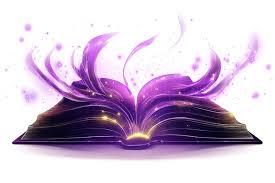
#> input picture assets/images/magic_book.jpg, 275 x 183 px
$ python process_image.py
#> lines starting #> are read from the running program, lines starting #| are printed output that depends on the picture
from PIL import Image

def process_image():
    img = Image.open('assets/images/magic_book.jpg')
#> img is the input picture: PIL image 275x183 RGB; mean R, G, B 208.4, 191.2, 213.6
    img = img.convert("RGBA")
#> img: PIL image 275x183 RGBA

    # 1. 흰색 배경 투명화
    datas = img.getdata()
    newData = []
    tolerance = 230
    for item in datas:
        if item[0] > tolerance and item[1] > tolerance and item[2] > tolerance:
            newData.append((255, 255, 255, 0))
        else:
            newData.append(item)
#> after the loop, newData = 50325 items
    img.putdata(newData)

    # 2. 비율 유지하며 최대한 2048에 맞게 확대
    scale = min(2048 / img.width, 2048 / img.height)
#> scale = 7.45
    new_w = int(img.width * scale)
#> new_w = 2048
    new_h = int(img.height * scale)
#> new_h = 1362
    img_resized = img.resize((new_w, new_h), Image.Resampling.LANCZOS)
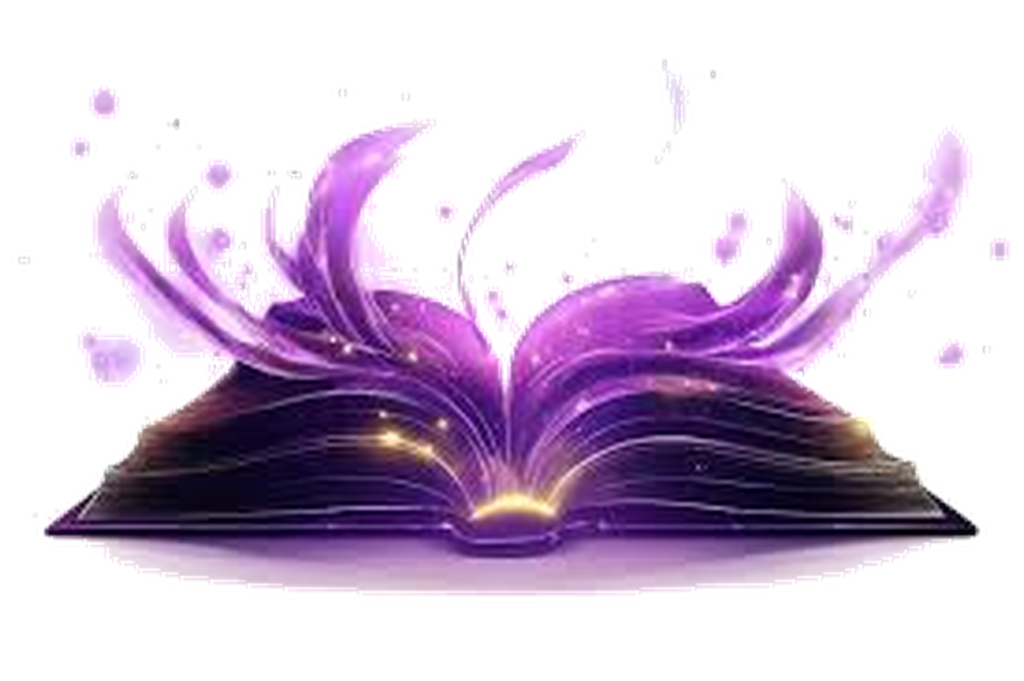
#> img_resized: PIL image 2048x1362 RGBA (shown at 1/2 size); mean R, G, B, A 66.4, 49.4, 71.6, 99.6; transparent parts drawn white

    # 3. 2048x2048 투명 배경 생성 후 정가운데 배치
    final_img = Image.new("RGBA", (2048, 2048), (0, 0, 0, 0))
#> final_img: PIL image 2048x2048 RGBA; every value is 0
    offset = ((2048 - new_w) // 2, (2048 - new_h) // 2)
#> offset = (0, 343)
    final_img.paste(img_resized, offset)
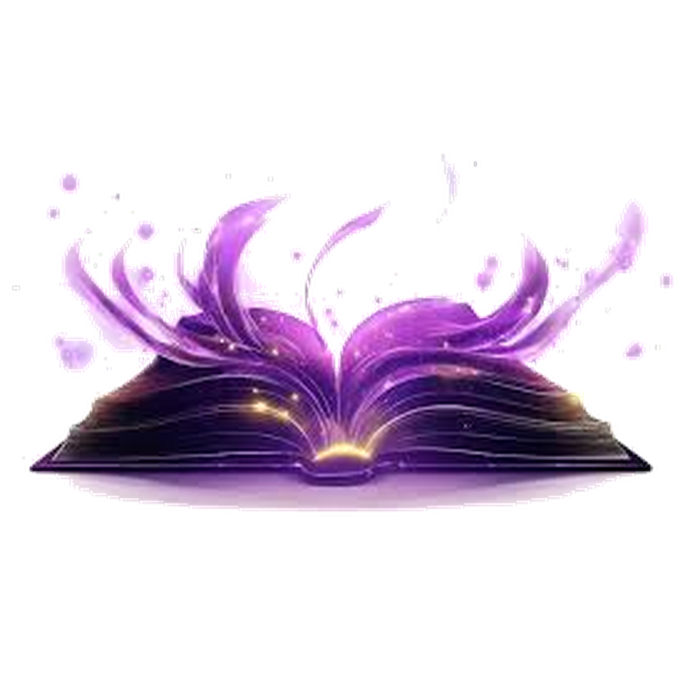
#> final_img: PIL image 2048x2048 RGBA (shown at 1/3 size); mean R, G, B, A 44.2, 32.9, 47.6, 66.2; transparent parts drawn white

    # 4. 저장 (투명도를 지원하는 png로 저장)
    final_img.save('assets/images/magic_book.png')
    print("Image processed and saved to assets/images/magic_book.png")

if __name__ == '__main__':
    process_image()
